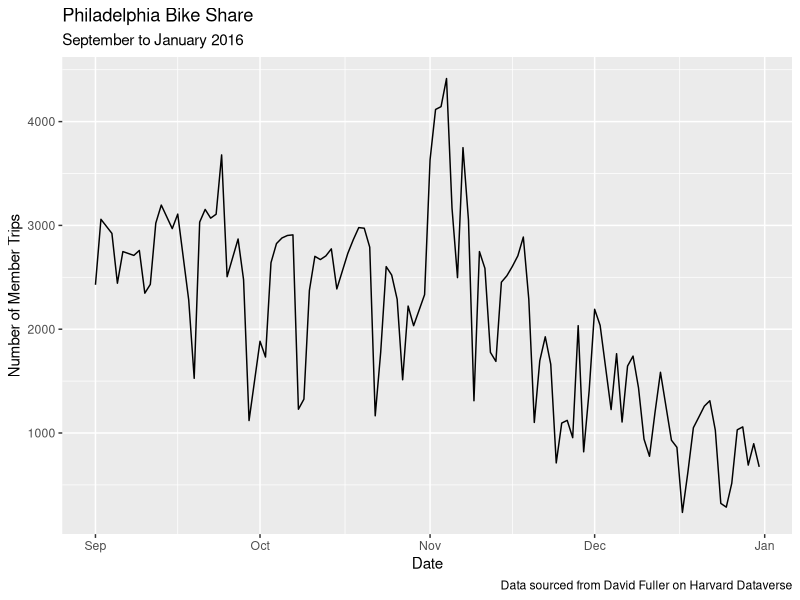

Source code (R):
## ---- chunk 1
knitr::opts_chunk$set(echo = TRUE)

library(tidyverse)
library(readr)

bikeshare <- read_csv("bikeshare.csv")
## ---- chunk 2

bikeshare %>%
  filter(city == "Philly") %>%
  filter(passholder_type == "Indego30") %>%
  filter(month > 8) %>%
  ggplot(aes(x = start_time, y = number_trips)) +
  geom_line() +
  labs(title = "Philadelphia Bike Share",
       subtitle = "September to January 2016",
       x = "Date",
       y = "Number of Member Trips",
       caption = "Data sourced from David Fuller on Harvard Dataverse")

